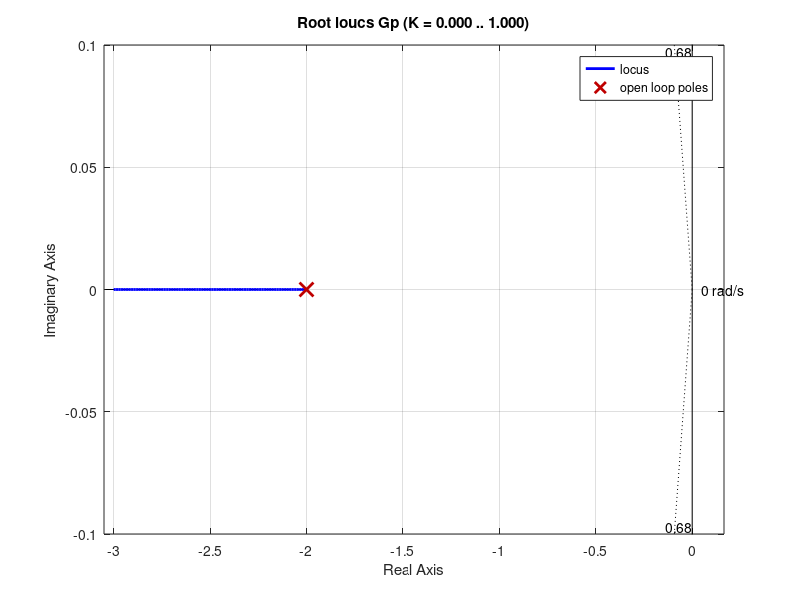

MATLAB code for this plot: (Note: this script raises an error after producing the figure.)
% Entradas del sistema
Gp = tf([1], [1 2]);  % Planta del sistema
maxOvershoot = 0.1;   % Porcentaje (10%)
settlingTime = 2;     % Tiempo de estabilización en segundos

% Cálculos de ángulos, factor de amortiguamiento y frecuencia natural
wn = 4 / (settlingTime * maxOvershoot);
zeta = sqrt(1 - (log(maxOvershoot) / pi)^2);
theta = acos(zeta);

% Graficar en el lugar de las raíces
figure;
rlocus(Gp);
sgrid(zeta, wn);
hold on;

% Selección de Punto de Operación Deseado
desiredPoint = input('Ingrese las coordenadas del punto deseado: ');
angle_out = angle(evalfr(Gp, desiredPoint));

% Calcular el ángulo por compensar
angle_compensate = pi - angle_out;

% Mostrar el punto deseado en el lugar de las raíces
plot(real(desiredPoint), imag(desiredPoint), 'rx', 'MarkerSize', 10, 'LineWidth', 2);
legend('Lugar de las Raíces', 'Punto Deseado');
xlabel('Parte Real');
ylabel('Parte Imaginaria');